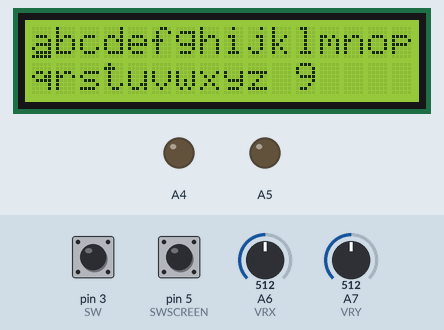
Simulated run of this sketch. Board: Arduino Nano, built with avr-gcc and run on an emulated ATmega328P. Parts: 16×2 character LCD, output pins drawn as LEDs (lit = HIGH). The test bench sets the inputs (shaded band); at power-on: pin 3 (SW) HIGH, pin 5 (SWSCREEN) HIGH, A6 (VRX) = 512, A7 (VRY) = 512. Random numbers use the default seed unless the sketch sets one.

Above: at 1.2 s.
1.3 s: pin 3 (SW) pulled LOW for 0.15 s
At 2.0 s:
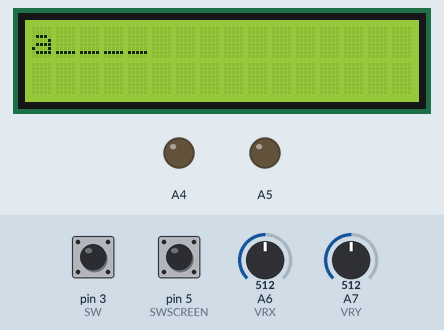
2.9 s: pin 5 (SWSCREEN) pulled LOW for 0.15 s
At 4.0 s:
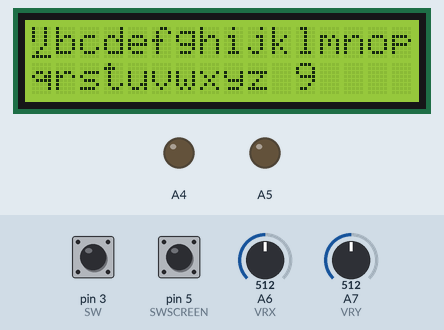
4.5 s: pin 5 (SWSCREEN) pulled LOW for 1 s
At 5.6 s:
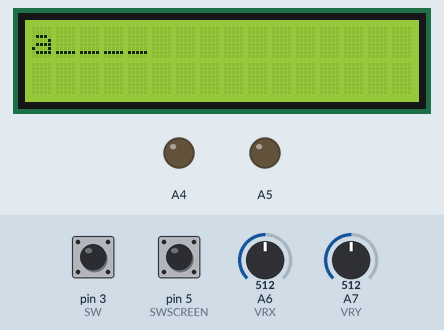
7.0 s: pin 5 (SWSCREEN) pulled LOW for 3.2 s
At 8.3 s:
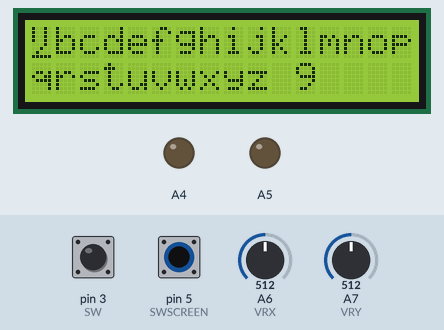
Timing chart, 0 to 10.0 s (numbered marks = the images above; inputs shaded):
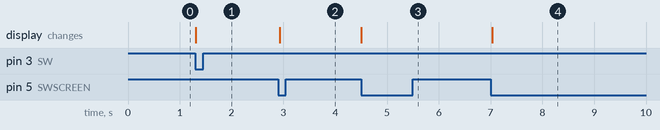

Measured:
- after the input at 1.3 s, the display: changes at once (image 1)
- after the input at 2.9 s, the display: changes at once (image 2)
- after the input at 4.5 s, the display: changes at once (image 3)
- after the input at 7.0 s, the display: changes at once (image 4)

The sketch:

HangMan_LCD.ino
```cpp
//aide az mergnah
#include <LiquidCrystal_I2C.h>
bool is_full_guessed = false;
bool screen = 1;
struct Cursor{
  signed char x;
  signed char y;
  };
Cursor selected;
byte lives = 9;
LiquidCrystal_I2C lcd(0x27,16,2);
char letters[26] = "abcdefghijklmnopqrstuvwxyz";
const char* words[] = {"hello\0","cool\0", "frog\0", "idk\0"};
const char* PlayWord = "apple\0";
char letters_guessed[26] = "                          ";
byte length;
byte count_guessed = 0;
void setup() {
  pinMode(5, INPUT);
  pinMode(3, INPUT_PULLUP);
  pinMode(A4, OUTPUT);
  pinMode(A5, OUTPUT);
  pinMode(A6, INPUT);
  pinMode(A7, INPUT);
  randomSeed(analogRead(0));
  lcd.init();
  lcd.backlight();
  lcd.cursor();
}

void loop() {
  if(lives){
    if(screen){
      printLetters();
    }
    else{
      printWord();
      if(is_full_guessed == true){
        lcd.clear();
        lcd.print("You Win!");
        delay(1000);
      }
    }
  }else{
    lcd.clear();
    lcd.print("Game Over!");
  }
  while(!handleInput());
}
```

handleInput.ino
```cpp
#pragma once

extern Cursor selected;
extern bool screen;
extern byte lives;
extern const char* PlayWord;
extern char letters[26];
extern char letters_guessed[26];
static unsigned long lastMove = 0;
#define VRX A6
#define VRY A7
#define SW 3
#define SWSCREEN 5

#define UPPER_BOUND 700
#define LOWER_BOUND 300

#define MOVE_DELAY 150

bool handleInput() {


  if (millis() - lastMove < MOVE_DELAY) return 0;

  if(digitalRead(SW) && !digitalRead(SWSCREEN)){

    int oldX = selected.x;
    int oldY = selected.y;

    int vrx = analogRead(VRX);
    int vry = analogRead(VRY);

    if (vrx > UPPER_BOUND) selected.x++;
    else if (vrx < LOWER_BOUND) selected.x--;

    if (vry > UPPER_BOUND) selected.y--;
    else if (vry < LOWER_BOUND) selected.y++;

    if (selected.x >= 16) selected.x = 0;
    else if (selected.x < 0) selected.x = 15;

    if (selected.y > 1) selected.y = 1;
    else if (selected.y < 0) selected.y = 0;

    if ((oldX != selected.x) || (oldY != selected.y)) {
      lastMove = millis();
      return 1;
    }
  }
  else if(!digitalRead(SW) && screen){
    //
    char letter_s = selected.y*16 + selected.x;
    if(letter_s >= 0 && letter_s < 26 && letters[letter_s] != ' '){
    guess_letter(letter_s);
    }
    //placeholder
    lastMove = millis();
    return 1;
  }
  else if(!digitalRead(SWSCREEN)){
    screen = !screen;
    lastMove = millis();
    return 1;
  }
  if((lives == 0 && !digitalRead(SWSCREEN)) || (is_full_guessed && !digitalRead(SWSCREEN)) ){
    screen = 0;
    is_full_guessed = false;
    for(int i = 0; i<26; i++){
      letters[i] = 'a' + i;
      letters_guessed[i] = " ";
    }
    lives = 9;
    PlayWord = words[random(0,4)];
  }
  return 0;
}
```

nayurzilla.ino.ino
```cpp
//nqkvo premestig go v drug fail prosto
extern LiquidCrystal_I2C lcd;
extern const char* PlayWord;
extern char letters_guessed[26];
extern bool screen;
extern bool is_full_guessed;
void printWord(){
  lcd.clear();
  lcd.noCursor();

  is_full_guessed = true;

  for(int i = 0; i < 31; i++){
    bool guessed = false;

    if(i == 16) lcd.setCursor(0,1);
    if(PlayWord[i] == '\0') break;

    for(int j = 0; j < count_guessed; j++){
      if(letters_guessed[j] == PlayWord[i]){
        guessed = true;
        break;
      }
    }

    if(guessed){
      lcd.print(PlayWord[i]);
    }
    else{
      lcd.print("_");
      is_full_guessed = false;
    }
  }
}
void guess_letter(char id){
  bool found = false;
  char letter_s = id + 97;

  for(int i = 0; i < 31; i++){
    if(PlayWord[i] == '\0') break;

    if(PlayWord[i] == letter_s){
      found = true;
    }
  }

  if(found){
    letters_guessed[count_guessed] = letter_s;
    count_guessed++;
  }
  else{
    lives--;
  }

  letters[id] = " ";
  screen = 0;
}
```

printLetters.ino
```cpp
extern byte lives;
void printLetters(){
  lcd.setCursor(0, 0);
  for(int i = 0; i < 26; i++){
    lcd.print(letters[i]);
    if(i == 15) lcd.setCursor(0,1);
  }
  lcd.cursor();
  lcd.print(" ");
  lcd.print(lives);
  lcd.setCursor(selected.x, selected.y);
}
```
